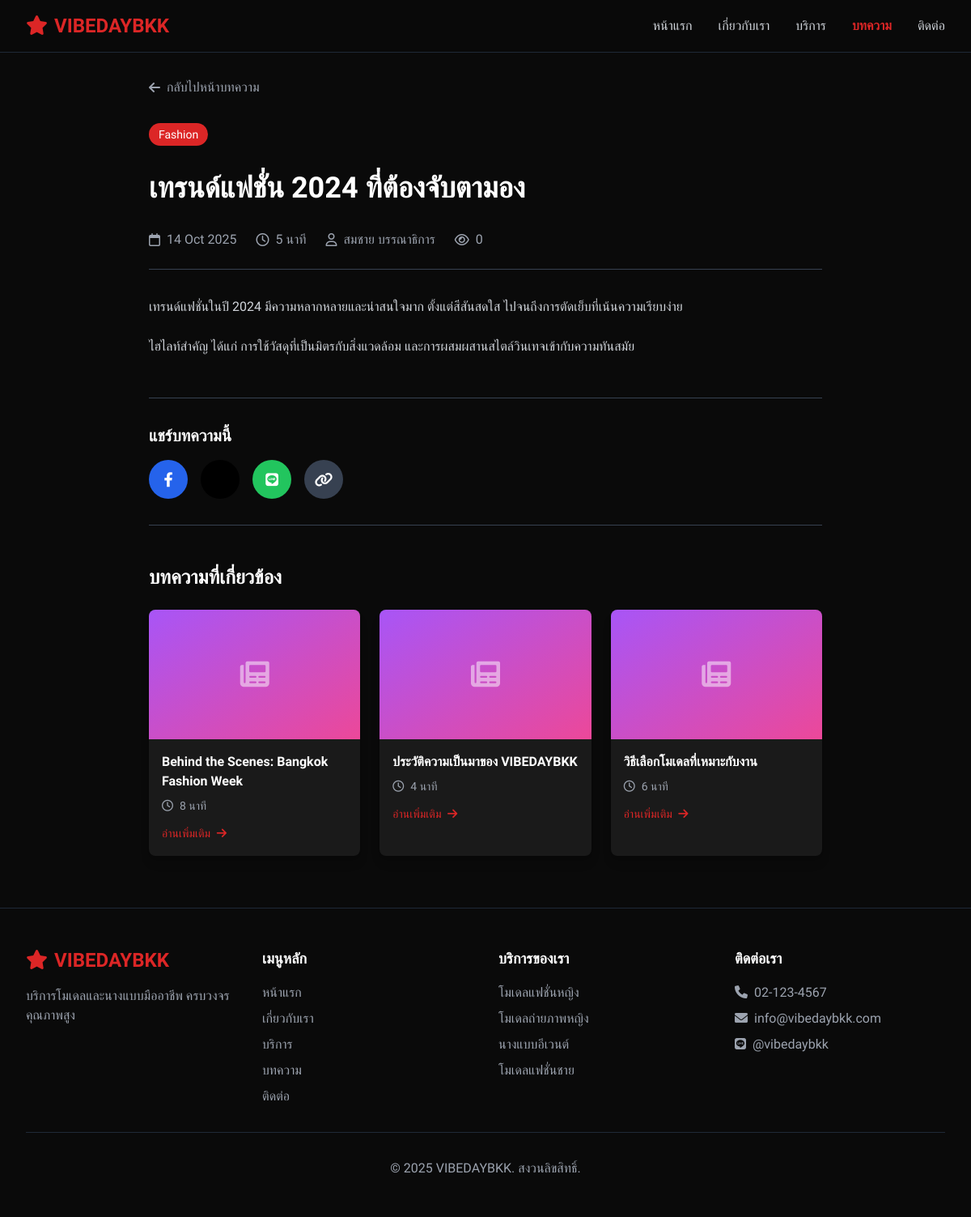
Page /article-detail.php?id=1 on the committed database.
### tables this page shows
CREATE TABLE IF NOT EXISTS articles (
    id INT AUTO_INCREMENT PRIMARY KEY,
    title VARCHAR(255) NOT NULL,
    slug VARCHAR(255) NOT NULL UNIQUE,
    excerpt TEXT,
    content LONGTEXT NOT NULL,
    featured_image VARCHAR(255),
    category VARCHAR(100),
    author_id INT,
    read_time INT DEFAULT 5,
    view_count INT DEFAULT 0,
    status ENUM('draft', 'published', 'archived') DEFAULT 'draft',
    published_at DATETIME,
    created_at TIMESTAMP DEFAULT CURRENT_TIMESTAMP,
    updated_at TIMESTAMP DEFAULT CURRENT_TIMESTAMP ON UPDATE CURRENT_TIMESTAMP,
    FOREIGN KEY (author_id) REFERENCES users(id) ON DELETE SET NULL
);

CREATE TABLE IF NOT EXISTS users (
    id INT AUTO_INCREMENT PRIMARY KEY,
    username VARCHAR(50) NOT NULL UNIQUE,
    password VARCHAR(255) NOT NULL,
    full_name VARCHAR(100) NOT NULL,
    email VARCHAR(100) NOT NULL,
    role ENUM('admin', 'editor') DEFAULT 'editor',
    status ENUM('active', 'inactive') DEFAULT 'active',
    last_login DATETIME NULL,
    created_at TIMESTAMP DEFAULT CURRENT_TIMESTAMP,
    updated_at TIMESTAMP DEFAULT CURRENT_TIMESTAMP ON UPDATE CURRENT_TIMESTAMP
);

CREATE TABLE IF NOT EXISTS categories (
    id INT AUTO_INCREMENT PRIMARY KEY,
    code VARCHAR(50) NOT NULL UNIQUE,
    name VARCHAR(100) NOT NULL,
    name_en VARCHAR(100),
    description TEXT,
    icon VARCHAR(50),
    color VARCHAR(50),
    gender ENUM('female', 'male', 'all') DEFAULT 'all',
    price_min DECIMAL(10,2),
    price_max DECIMAL(10,2),
    sort_order INT DEFAULT 0,
    status ENUM('active', 'inactive') DEFAULT 'active',
    created_at TIMESTAMP DEFAULT CURRENT_TIMESTAMP,
    updated_at TIMESTAMP DEFAULT CURRENT_TIMESTAMP ON UPDATE CURRENT_TIMESTAMP
);

### article-detail.php (the view, shortened to what this page needs)
<?php
require_once 'includes/config.php';
$settings = [];
$result = db_get_rows($conn, "SELECT * FROM settings");
foreach ($result as $row) {
    $settings[$row['setting_key']] = $row['setting_value'];
}
$article_id = isset($_GET['id']) ? (int)$_GET['id'] : 0;
$stmt = $pdo->prepare("
    SELECT a.*, u.full_name as author_name
    FROM articles a
    LEFT JOIN users u ON a.author_id = u.id
    WHERE a.id = ? AND a.status = 'published'
");
$stmt->execute([$article_id]);
$article = $stmt->fetch();
$conn->query("UPDATE articles SET view_count = view_count + 1 WHERE id = {$article_id}");
$related_articles = db_get_rows($conn, "
    SELECT * FROM articles
    WHERE id != {$article_id} AND status = 'published'
    ORDER BY RAND()
    LIMIT 3
");
?>
<!DOCTYPE html>
<html lang="th">
<head>
    <link href="https://cdnjs.cloudflare.com/ajax/libs/font-awesome/6.0.0/css/all.min.css" rel="stylesheet">
    <script src="https://cdn.tailwindcss.com"></script>
</head>
<body class="bg-dark text-white font-kanit">
    <nav class="fixed top-0 w-full bg-dark/95 backdrop-blur-sm z-50 border-b border-gray-800">
        <div class="max-w-7xl mx-auto px-4 sm:px-6 lg:px-8">
            <div class="flex justify-between items-center h-16">
                <div class="flex items-center">
                    <a href="index.php" class="text-2xl font-bold text-red-primary"><?php echo get_logo($settings); ?></a>
                </div>
                <div class="hidden md:block">
                    <div class="ml-10 flex items-baseline space-x-8">
                        <a href="index.php" class="nav-link text-gray-300 hover:text-red-primary transition-colors duration-300">หน้าแรก</a>
                        <a href="index.php#about" class="nav-link text-gray-300 hover:text-red-primary transition-colors duration-300">เกี่ยวกับเรา</a>
                        <a href="services.php" class="nav-link text-gray-300 hover:text-red-primary transition-colors duration-300">บริการ</a>
                        <a href="articles.php" class="nav-link active text-white hover:text-red-primary transition-colors duration-300">บทความ</a>
                        <a href="index.php#contact" class="nav-link text-gray-300 hover:text-red-primary transition-colors duration-300">ติดต่อ</a>
                    </div>
                </div>
            </div>
        </div>
    </nav>
    <article class="pt-24 pb-16 bg-dark">
        <div class="max-w-4xl mx-auto px-4 sm:px-6 lg:px-8">
            <a href="articles.php" class="inline-flex items-center text-gray-400 hover:text-red-primary transition-colors mb-8">
                <i class="fas fa-arrow-left mr-2"></i> กลับไปหน้าบทความ
            </a>
            <div class="mb-8">
                <?php if ($article['category']): ?>
                <div class="mb-4">
                    <span class="inline-block px-3 py-1 bg-red-primary text-white text-sm rounded-full mb-4"><?php echo $article['category']; ?></span>
                </div>
                <?php endif; ?>
                <h1 class="text-3xl md:text-4xl font-bold mb-4"><?php echo $article['title']; ?></h1>
            </div>
            <div class="flex items-center justify-between border-b border-gray-700 pb-6 mb-8">
                <div class="flex items-center space-x-6 text-gray-400">
                    <div class="flex items-center">
                        <i class="far fa-calendar mr-2"></i>
                        <span><?php echo format_date_thai($article['published_at'] ?? $article['created_at'], 'd M Y'); ?></span>
                    </div>
                    <div class="flex items-center">
                        <i class="far fa-clock mr-2"></i>
                        <span><?php echo $article['read_time']; ?> นาที</span>
                    </div>
                    <div class="flex items-center">
                        <i class="far fa-user mr-2"></i>
                        <span><?php echo $article['author_name'] ?? 'ทีมงาน VIBEDAYBKK'; ?></span>
                    </div>
                    <div class="flex items-center">
                        <i class="far fa-eye mr-2"></i>
                        <span><?php echo number_format($article['view_count']); ?></span>
                    </div>
                </div>
            </div>
            <div class="article-content mb-12">
                <?php echo $article['content']; ?>
            </div>
            <div class="border-t border-b border-gray-700 py-8 mb-12">
                <h3 class="text-xl font-semibold mb-4">แชร์บทความนี้</h3>
                <div class="flex space-x-4">
                    <a href="https://www.facebook.com/sharer/sharer.php?u=<?php echo urlencode(SITE_URL . '/article-detail.php?id=' . $article_id); ?>" target="_blank" class="bg-blue-600 hover:bg-blue-700 w-12 h-12 rounded-full text-white transition-all duration-300 flex items-center justify-center hover:scale-110" title="แชร์บน Facebook"><i class="fab fa-facebook-f text-lg"></i></a>
                    <a href="https://twitter.com/intent/tweet?url=<?php echo urlencode(SITE_URL . '/article-detail.php?id=' . $article_id); ?>&text=<?php echo urlencode($article['title']); ?>" target="_blank" class="bg-black hover:bg-gray-800 w-12 h-12 rounded-full text-white transition-all duration-300 flex items-center justify-center hover:scale-110" title="แชร์บน X"><i class="fab fa-x-twitter text-lg"></i></a>
                    <a href="https://social-plugins.line.me/lineit/share?url=<?php echo urlencode(SITE_URL . '/article-detail.php?id=' . $article_id); ?>" target="_blank" class="bg-green-500 hover:bg-green-600 w-12 h-12 rounded-full text-white transition-all duration-300 flex items-center justify-center hover:scale-110" title="แชร์บน Line"><i class="fab fa-line text-lg"></i></a>
                    <button onclick="copyLink()" class="bg-gray-700 hover:bg-gray-600 w-12 h-12 rounded-full text-white transition-all duration-300 flex items-center justify-center hover:scale-110" title="คัดลอกลิงก์"><i class="fas fa-link text-lg"></i></button>
                </div>
            </div>
            <?php if (!empty($related_articles)): ?>
            <div>
                <h3 class="text-2xl font-bold mb-6">บทความที่เกี่ยวข้อง</h3>
                <div class="grid grid-cols-1 md:grid-cols-3 gap-6">
                    <?php foreach ($related_articles as $related): ?>
                    <article class="related-article bg-dark-light rounded-lg overflow-hidden shadow-lg">
                        <?php if ($related['featured_image']): ?>
                            <img src="<?php echo UPLOADS_URL . '/' . $related['featured_image']; ?>" class="w-full h-40 object-cover" alt="<?php echo $related['title']; ?>">
                        <?php else: ?>
                            <div class="h-40 bg-gradient-to-br from-purple-500 to-pink-500 flex items-center justify-center">
                                <i class="fas fa-newspaper text-4xl text-white opacity-50"></i>
                            </div>
                        <?php endif; ?>
                        <div class="p-4">
                            <h4 class="font-semibold mb-2 hover:text-red-primary transition-colors">
                                <a href="article-detail.php?id=<?php echo $related['id']; ?>"><?php echo truncate_text($related['title'], 60); ?></a>
                            </h4>
                            <div class="flex items-center text-sm text-gray-400 mb-3">
                                <i class="far fa-clock mr-2"></i>
                                <span><?php echo $related['read_time']; ?> นาที</span>
                            </div>
                            <a href="article-detail.php?id=<?php echo $related['id']; ?>" class="text-red-primary hover:text-red-light text-sm">
                                อ่านเพิ่มเติม <i class="fas fa-arrow-right ml-1"></i>
                            </a>
                        </div>
                    </article>
                    <?php endforeach; ?>
                </div>
            </div>
            <?php endif; ?>
        </div>
    </article>
    <footer class="bg-dark py-12 border-t border-gray-800">
        <div class="max-w-7xl mx-auto px-4 sm:px-6 lg:px-8">
            <div class="grid grid-cols-1 md:grid-cols-4 gap-8">
                <div>
                    <div class="text-2xl font-bold text-red-primary mb-4"><?php echo get_logo($settings); ?></div>
                    <p class="text-gray-400 mb-4">บริการโมเดลและนางแบบมืออาชีพ ครบวงจร คุณภาพสูง</p>
                </div>
                <div>
                    <h4 class="text-lg font-semibold mb-4">เมนูหลัก</h4>
                    <ul class="space-y-2">
                        <li><a href="index.php" class="text-gray-400 hover:text-red-primary transition-colors duration-300">หน้าแรก</a></li>
                        <li><a href="index.php#about" class="text-gray-400 hover:text-red-primary transition-colors duration-300">เกี่ยวกับเรา</a></li>
                        <li><a href="services.php" class="text-gray-400 hover:text-red-primary transition-colors duration-300">บริการ</a></li>
                        <li><a href="articles.php" class="text-gray-400 hover:text-red-primary transition-colors duration-300">บทความ</a></li>
                        <li><a href="index.php#contact" class="text-gray-400 hover:text-red-primary transition-colors duration-300">ติดต่อ</a></li>
                    </ul>
                </div>
                <div>
                    <h4 class="text-lg font-semibold mb-4">บริการของเรา</h4>
                    <ul class="space-y-2">
                        <?php $footer_cats = db_get_rows($conn, "SELECT * FROM categories WHERE status = 'active' ORDER BY sort_order LIMIT 4");
                        foreach ($footer_cats as $cat): ?>
                        <li><a href="services-detail.php?category=<?php echo $cat['code']; ?>" class="text-gray-400 hover:text-red-primary transition-colors duration-300"><?php echo $cat['name']; ?></a></li>
                        <?php endforeach; ?>
                    </ul>
                </div>
                <div>
                    <h4 class="text-lg font-semibold mb-4">ติดต่อเรา</h4>
                    <ul class="space-y-2 text-gray-400">
                        <li><i class="fas fa-phone mr-2"></i><?php echo $settings['site_phone'] ?? '02-123-4567'; ?></li>
                        <li><i class="fas fa-envelope mr-2"></i><?php echo $settings['site_email'] ?? 'info@vibedaybkk.com'; ?></li>
                        <li><i class="fab fa-line mr-2"></i><?php echo $settings['site_line'] ?? '@vibedaybkk'; ?></li>
                    </ul>
                </div>
            </div>
            <div class="border-t border-gray-800 mt-8 pt-8 text-center text-gray-400">
                <p>&copy; <?php echo date('Y'); ?> VIBEDAYBKK. สงวนลิขสิทธิ์.</p>
            </div>
        </div>
    </footer>
</body>
</html>

### article-detail.php (style rules this page uses)
* { margin: 0; padding: 0; box-sizing: border-box; }
html { scroll-behavior: smooth; }
body { box-sizing: border-box; overflow-x: hidden; }
.article-content { line-height: 1.8; }
.article-content p { margin-bottom: 1.25rem; color: #D1D5DB; }
.related-article { transition: transform 0.3s ease, box-shadow 0.3s ease; }
.nav-link.active { color: #DC2626 !important; font-weight: 600; }

### rows in the picture
articles: category "Fashion", title "เทรนด์แฟชั่น 2024 ที่ต้องจับตามอง", published_at "14 Oct 2025", read_time "5", author.full_name "สมชาย บรรณาธิการ", view_count "0", content "เทรนด์แฟชั่นในปี 2024 มีความหลากหลายและน่าสนใจมาก ตั้งแต่สีสันสดใส ไปจนถึงการตัดเย็บที่เน้นความเรียบง่าย ไฮไลท์สำคัญ ได้แก่ การใช้วัสดุที่เป็นมิตรกับสิ่งแวดล้อม และการผสมผสานสไตล์วินเทจเข้ากับความทันสมัย"
articles: title "Behind the Scenes: Bangkok Fashion Week", read_time "8"
articles: title "ประวัติความเป็นมาของ VIBEDAYBKK", read_time "4"
articles: title "วิธีเลือกโมเดลที่เหมาะกับงาน", read_time "6"
categories: name "โมเดลแฟชั่นหญิง"
categories: name "โมเดลถ่ายภาพหญิง"
categories: name "นางแบบอีเวนต์"
categories: name "โมเดลแฟชั่นชาย"

### other values in the picture
$logo_text "VIBEDAYBKK VIBEDAYBKK"
$settings['site_phone'] "02-123-4567"
$settings['site_email'] "info@vibedaybkk.com"
$settings['site_line'] "@vibedaybkk"
